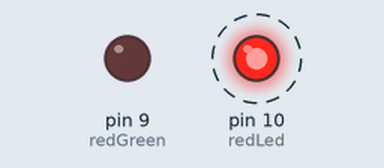
Simulated run of this sketch. Board: Arduino Uno, built with avr-gcc and run on an emulated ATmega328P. Parts: output pins drawn as LEDs (lit = HIGH). Dashed ring = blinking. What the sketch prints to the serial monitor is not drawn.

Above: at 0.5 s.
Timing chart, 0 to 4.6 s (numbered marks = the images above):
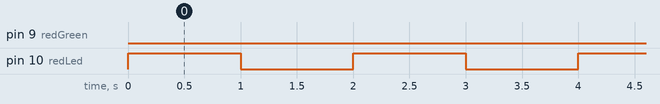

The sketch:

while.ino
```cpp
int redLed = 10;
int redGreen = 9;
int count = 0;

char info;

void setup() {
  // put your setup code here, to run once:
  Serial.begin(9600);
  pinMode(redLed, OUTPUT);
  pinMode(redGreen, OUTPUT);
}

void loop() {
  // put your main code here, to run repeatedly:
  while (count <= 10) {
    digitalWrite(redLed, HIGH);
    delay(1000);

    count++;
    Serial.println(count);
    Serial.write(count);

    digitalWrite(redLed, LOW);
    delay(1000);
  }

  while (info != 'p') {
    digitalWrite(redGreen, HIGH);
    delay(100);
    digitalWrite(redGreen, LOW);
    delay(100);

    if (Serial.available()) {
      info = Serial.read();
    }
  }
}
```

Measured:
- by itself, pin 9 (redGreen): LOW → HIGH at 22.0 s, → LOW 0.10 s later, → HIGH 0.10 s later, → LOW 0.10 s later, … (1080 changes in this stretch)
- by itself, pin 10 (redLed): alternates HIGH for 1.0 s and LOW for 1.0 s, 22 changes in all, then stays LOW
